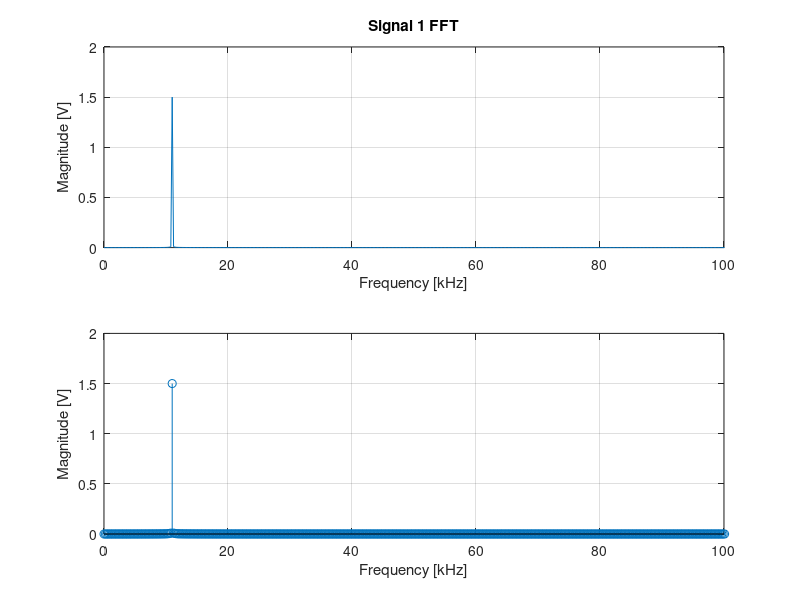
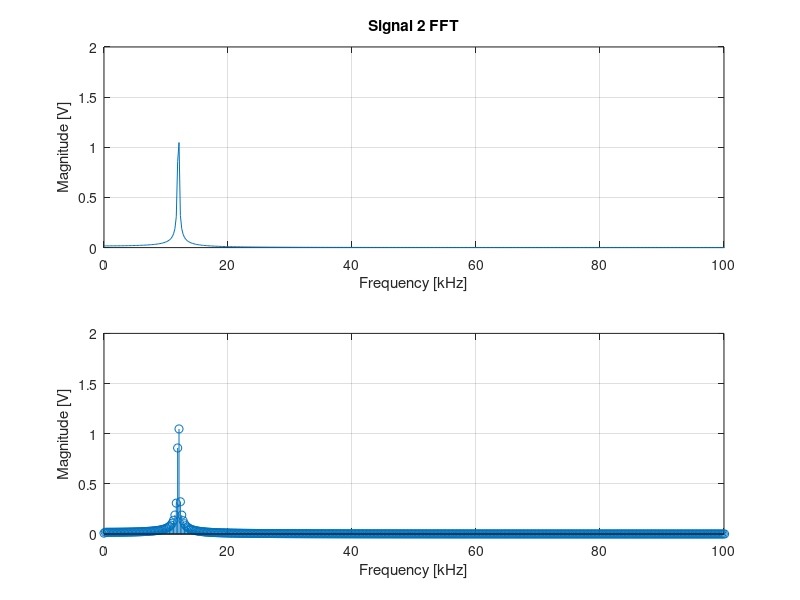
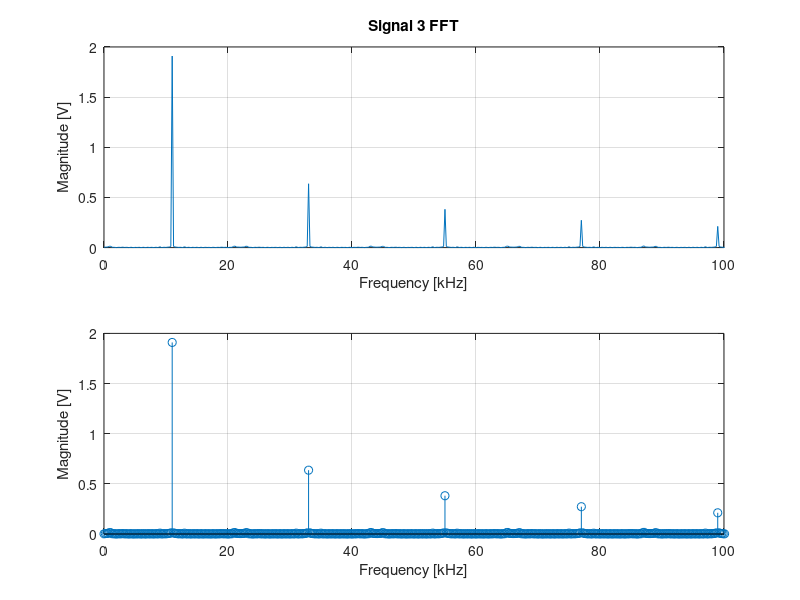
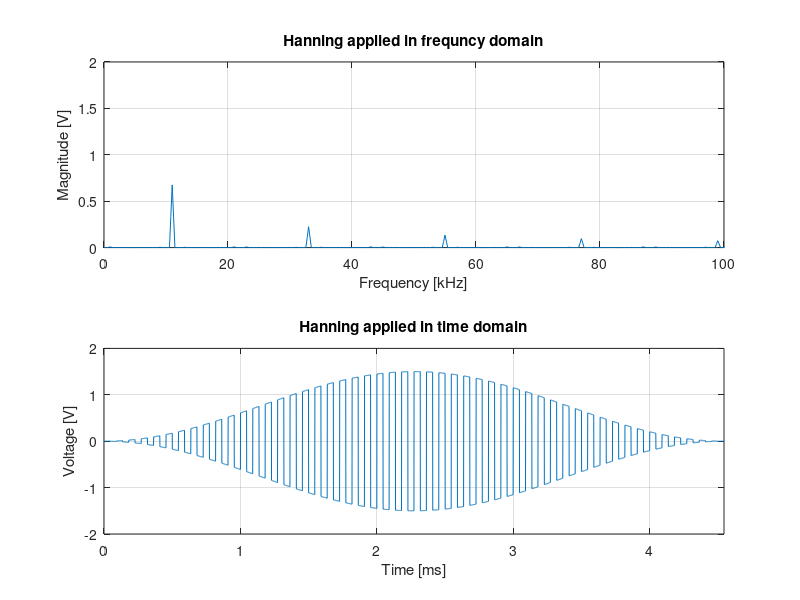

These figures' MATLAB source, in order:
%Lachlan McDermott
%Lab 5 Underwater acoustics - Part 2
%2/22/2026
clear; 
clc;
close all;

% Global variables
signalAmplitude = 1.5;
signalOffset = 0;
samplingFrequency = 1e6; %scope sample rate
signal1Frequency = 11000; %sine wave
signal2Frequency = 12000; %sine wave
signal3Frequency = 11000; %square wave
numberOfPeriods = 50;

totalTime = numberOfPeriods / signal1Frequency;
dt = 1 / samplingFrequency;
t = 0:dt:totalTime;
N = length(t);

xAxis = (0:N-1) * (samplingFrequency / N); 
f_half = samplingFrequency * (0:floor(N/2)) / N;

%signals
signal1 = signalAmplitude * sin(2*pi*signal1Frequency*t) + signalOffset;
signal2 = signalAmplitude * sin(2*pi*signal2Frequency*t) + signalOffset;
signal3 = signalAmplitude * square(2*pi*signal3Frequency*t) + signalOffset;

%signal 1
fft1 = fft(signal1);
convertComplex1 = abs(fft1 / N);
convertedfft1 = convertComplex1(1:floor(N/2)+1);
convertedfft1(2:end-1) = 2 * convertedfft1(2:end-1);

figure('Name', 'Signal 1');
subplot(2,1,1);
plot(xAxis / 1000, 2 * abs(fft1) / N);
xlim([0 100]); % 100 kHz window
ylim([0 2]);
grid on;
title('Signal 1 FFT');
xlabel('Frequency [kHz]');
ylabel('Magnitude [V]');

subplot(2,1,2); 
stem(f_half / 1000, convertedfft1);
xlim([0 100]);
ylim([0 2]);
grid on;
xlabel('Frequency [kHz]');
ylabel('Magnitude [V]');

% signal 2
fft2 = fft(signal2);
convertComplex2 = abs(fft2 / N);
convertedfft2 = convertComplex2(1:floor(N/2)+1);
convertedfft2(2:end-1) = 2 * convertedfft2(2:end-1);

figure('Name', 'Signal 2');
subplot(2,1,1);
plot(xAxis / 1000, 2 * abs(fft2) / N);
xlim([0 100]);
ylim([0 2]);
grid on;
title('Signal 2 FFT');
xlabel('Frequency [kHz]');
ylabel('Magnitude [V]');

subplot(2,1,2); 
stem(f_half / 1000, convertedfft2);
xlim([0 100]);
ylim([0 2]);
grid on;
xlabel('Frequency [kHz]');
ylabel('Magnitude [V]');

% signal 3 normal
fft3 = fft(signal3);
convertedComplex3 = abs(fft3 / N);
convertedfft3 = convertedComplex3(1:floor(N/2)+1);
convertedfft3(2:end-1) = 2 * convertedfft3(2:end-1);

figure('Name', 'Signal 3');
subplot(2,1,1);
plot(xAxis / 1000, 2 * abs(fft3) / N);
xlim([0 100]);
ylim([0 2]);
grid on;
title('Signal 3 FFT');
xlabel('Frequency [kHz]');
ylabel('Magnitude [V]');

subplot(2,1,2); 
stem(f_half / 1000, convertedfft3);
xlim([0 100]);
ylim([0 2]);
grid on;
xlabel('Frequency [kHz]');
ylabel('Magnitude [V]');

% hanning window
hanningSignal = signal3 .* hann(N)'; 
fft4 = fft(hanningSignal);
correctionFactor = 2; 

convertedComplex4 = abs(fft4 / N) * correctionFactor;
convertedfft4 = convertedComplex4(1:floor(N/2)+1);
convertedfft4(2:end-1) = 2 * convertedfft4(2:end-1);

figure('Name', 'Signal 3 w/ Hanning Window');

%frq domain
subplot(2,1,1);
plot(xAxis / 1000, 2 * abs(fft4) / N * correctionFactor / 2 / sqrt(2));
xlim([0 100]); 
ylim([0 2]); 
grid on;
title('Hanning applied in frequncy domain');
xlabel('Frequency [kHz]'); 
ylabel('Magnitude [V]');

%time domain_
subplot(2,1,2); 
plot(t * 1000, hanningSignal);
xlim([0, max(t)*1000]); 
ylim([-2 2]); 
grid on;
title('Hanning applied in time domain');
xlabel('Time [ms]'); 
ylabel('Voltage [V]');
